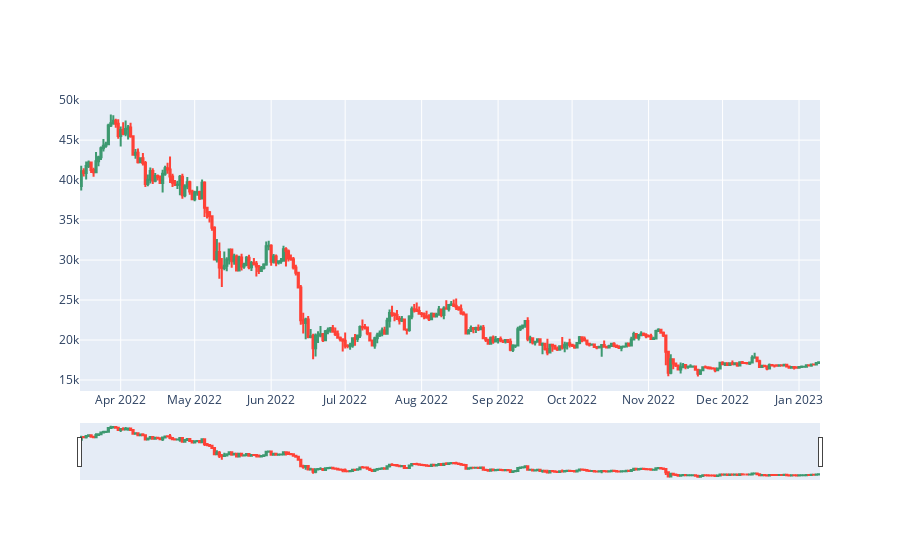

This figure's notebook cell:
### Code cell
fig = go.Figure(data=[go.Candlestick(x=df['date'],
                open=df['open'],
                high=df['high'],
                low=df['low'],
                close=df['close'])])

fig.show()

### Figure 1 — Plotly figure (JSON) as saved in the notebook; plotly's stock layout.template omitted (floating-point values rounded to 4 significant figures; data arrays with more than 128 entries replaced by an {"elided": "..."} marker saying what was removed)
{"data": [{"close": {"elided": "300 float values"}, "high": {"elided": "300 float values"}, "low": {"elided": "300 float values"}, "open": {"elided": "300 float values"}, "type": "candlestick", "x": {"elided": "300 str values"}}], "layout": {}}
